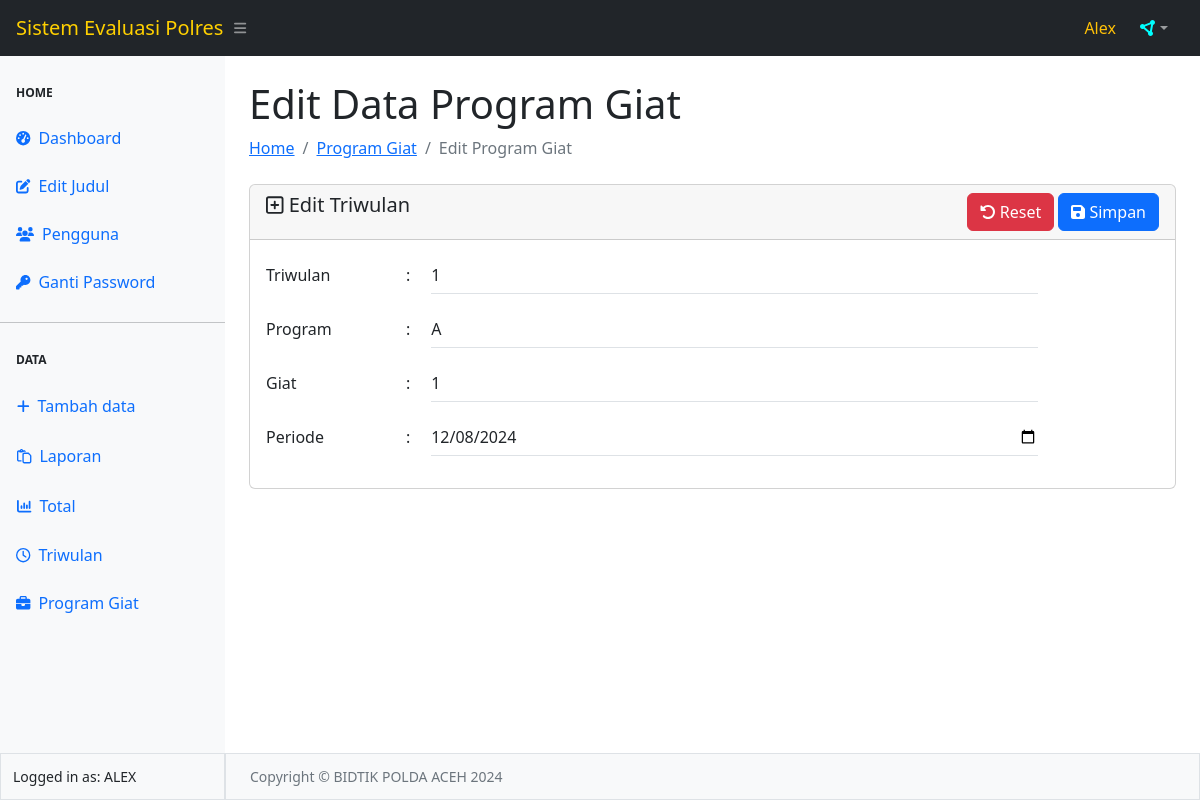
Page /program-giat/edit-pg.php?id=1 (signed in) on the committed database.
### tables this page shows
CREATE TABLE `triwulan` (
  `id` int(11) NOT NULL,
  `Triwulan` int(11) NOT NULL,
  `Periode` date NOT NULL,
  `Tenggat` varchar(225) NOT NULL
);

CREATE TABLE `program` (
  `id` int(11) NOT NULL,
  `triwulan_id` int(11) NOT NULL,
  `nama_program` varchar(100) NOT NULL
);

CREATE TABLE `giat` (
  `id` int(11) NOT NULL,
  `nama_giat` varchar(255) NOT NULL,
  `program_id` int(11) NOT NULL
);

### program-giat/edit-pg.php (the view, shortened to what this page needs)
<?php
require_once "../config/conn.php";
require_once "../template/header.php";
require_once "../template/navbar.php";
require_once "../template/sidebar.php";
    if (isset($_GET['id'])) {
        $id = $_GET['id'];
        $query = mysqli_query($koneksi, "SELECT triwulan.id AS triwulan_id, triwulan.Triwulan, triwulan.Periode,
                                          program.nama_program, giat.nama_giat, giat.id AS giat_id
                                          FROM triwulan
                                          JOIN program ON program.triwulan_id = triwulan.id
                                          JOIN giat ON giat.program_id = program.id
                                          WHERE giat.id = '$id'");
        $data = mysqli_fetch_array($query);
    } else {
        echo "ID tidak valid.";
        exit;
    }
    ?>
<div id="layoutSidenav_content">
    <main>
        <div class="container-fluid px-4">
            <h1 class="mt-4">Edit Data Program Giat</h1>
            <ol class="breadcrumb mb-4">
                <li class="breadcrumb-item"><a href="../index.php">Home</a></li>
                <li class="breadcrumb-item"><a href="pg.php">Program Giat</a></li>
                <li class="breadcrumb-item active">Edit Program Giat</li>
            </ol>
            <form action="proses-edit-triwulan.php" method="POST">
                <div class="card">
                    <div class="card-header">
                        <span class="h5 my-2"><i class="fa-regular fa-square-plus"></i> Edit Triwulan</span>
                        <button type="submit" name="simpan" class="btn btn-primary float-end"><i class="fa-solid fa-floppy-disk"></i> Simpan</button>
                        <button type="reset" name="reset" class="btn btn-danger float-end me-1"><i class="fa-solid fa-rotate-left"></i> Reset</button>
                    </div>
                    <div class="card-body">
                        <div class="row">
                            <div class="col-11">
                                <div class="mb-3 row">
                                    <label for="triwulan" class="col-sm-2 col-form-label">Triwulan</label>
                                    <label for="triwulan" class="col-sm-1 col-form-label">:</label>
                                    <div class="col-sm-9" style="margin-left: -45px;">
                                        <input type="number" name="triwulan" id="triwulan" value="<?= $data['Triwulan'] ?>" class="form-control-plaintext border-bottom" placeholder="isi" required>
                                    </div>
                                </div>
                                <div class="mb-3 row">
                                    <label for="program" class="col-sm-2 col-form-label">Program</label>
                                    <label for="program" class="col-sm-1 col-form-label">:</label>
                                    <div class="col-sm-9" style="margin-left: -45px;">
                                        <input type="text" name="program" id="program" value="<?= $data['nama_program'] ?>" class="form-control-plaintext border-bottom" placeholder="isi program" required>
                                    </div>
                                </div>
                                <div class="mb-3 row">
                                    <label for="giat" class="col-sm-2 col-form-label">Giat</label>
                                    <label for="giat" class="col-sm-1 col-form-label">:</label>
                                    <div class="col-sm-9" style="margin-left: -45px;">
                                        <input type="text" name="giat" id="giat" value="<?= $data['nama_giat'] ?>" class="form-control-plaintext border-bottom" placeholder="isi giat" required>
                                    </div>
                                </div>
                                <div class="mb-3 row">
                                    <label for="periode" class="col-sm-2 col-form-label">Periode</label>
                                    <label for="periode" class="col-sm-1 col-form-label">:</label>
                                    <div class="col-sm-9" style="margin-left: -45px;">
                                        <input type="date" name="periode" id="periode" value="<?= $data['Periode'] ?>" class="form-control-plaintext border-bottom" required>
                                    </div>
                                </div>
                            </div>
                        </div>
                    </div>
                </div>
            </form>
        </div>
    </main>
    <?php
    require_once "../template/footer.php";
    ?>

### rows in the picture
triwulan: triwulan "1", program "A", giat "1", periode "12/08/2024"

### other values in the picture
$main_title "Sistem Evaluasi Polres"
$_SESSION["ssUser"] "Alex"
$_SESSION["ssUser"] "ALEX"
